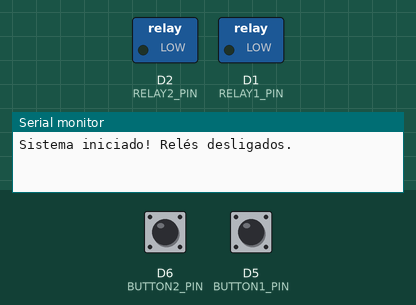
The sketch below on a simulated ESP8266 (NodeMCU). Parts: switched loads named in the sketch (green lamp = pin HIGH), the last lines printed to the serial monitor. Dashed ring = blinking. The test bench sets the inputs (shaded band); at power-on: D6 (BUTTON2_PIN) HIGH, D5 (BUTTON1_PIN) HIGH.

Above: at 1.2 s.
1.3 s: D6 (BUTTON2_PIN) pulled LOW for 1 s
At 2.6 s:
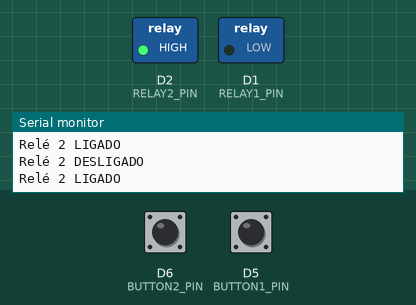
3.8 s: D5 (BUTTON1_PIN) pulled LOW for 3.2 s
At 4.1 s:
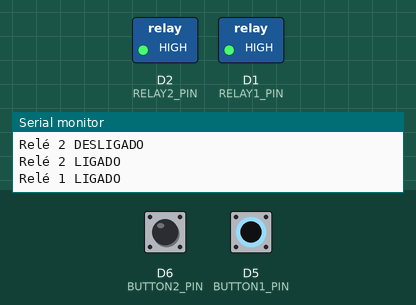
8.5 s: D5 (BUTTON1_PIN) pulled LOW for 0.15 s
At 9.9 s:
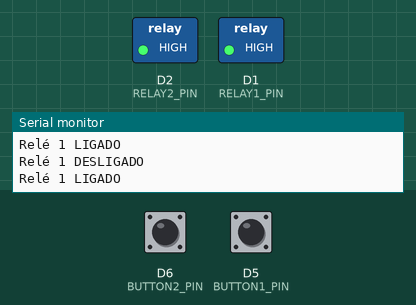
10.2 s: D6 (BUTTON2_PIN) pulled LOW for 0.15 s
At 11.1 s:
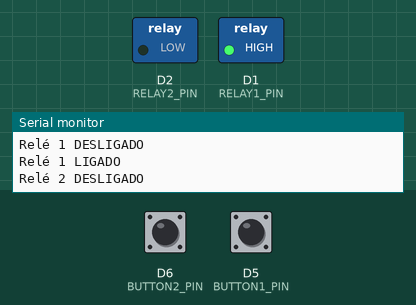
11.9 s: D6 (BUTTON2_PIN) pulled LOW for 3.2 s
At 12.2 s:
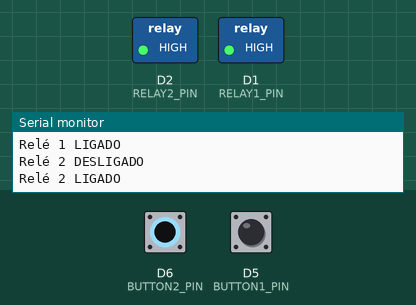
Timing chart, 0 to 16.6 s (numbered marks = the images above; inputs shaded):
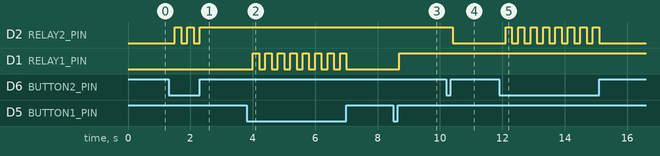

Measured:
- after the input at 1.3 s, D2 (RELAY2_PIN): alternates HIGH for 0.20 s and LOW for 0.20 s, 5 changes in all, then stays HIGH, starting after 0.20 s
- after the input at 3.8 s, D1 (RELAY1_PIN): alternates HIGH for 0.20 s and LOW for 0.20 s, 16 changes in all, then stays LOW, starting after 0.20 s
- after the input at 8.5 s, D1 (RELAY1_PIN): LOW → HIGH after 0.20 s
- after the input at 10.2 s, D2 (RELAY2_PIN): HIGH → LOW after 0.20 s
- after the input at 11.9 s, D2 (RELAY2_PIN): alternates HIGH for 0.20 s and LOW for 0.20 s, 16 changes in all, then stays LOW, starting after 0.20 s

The sketch:

codigo_esp8266_por_botoes.ino
```cpp
// Definição dos pinos no ESP8266 para os relés e botões
#define RELAY1_PIN D1 // Relé 1 conectado ao pino D1 do ESP8266
#define RELAY2_PIN D2 // Relé 2 conectado ao pino D2 do ESP8266
#define BUTTON1_PIN D5 // Botão 1 conectado ao pino D5 do ESP8266
#define BUTTON2_PIN D6 // Botão 2 conectado ao pino D6 do ESP8266

// Variáveis para armazenar o estado atual dos relés
bool relay1State = false; // Relé 1 começa desligado
bool relay2State = false; // Relé 2 começa desligado

void setup() {
  // Configuração dos pinos dos relés como saída (OUTPUT)
  // OUTPUT indica que enviaremos sinal para esses pinos para controlar os relés
  pinMode(RELAY1_PIN, OUTPUT);
  pinMode(RELAY2_PIN, OUTPUT);

  // Configuração dos pinos dos botões como entrada (INPUT)
  // INPUT_PULLUP ativa um resistor interno que mantém o estado inicial do pino como HIGH
  pinMode(BUTTON1_PIN, INPUT_PULLUP); // Botão 1 configurado como entrada com pull-up interno
  pinMode(BUTTON2_PIN, INPUT_PULLUP); // Botão 2 configurado como entrada com pull-up interno

  // Garantimos que os relés começam desligados
  digitalWrite(RELAY1_PIN, LOW); // Relé 1 inicializado em OFF (desligado)
  digitalWrite(RELAY2_PIN, LOW); // Relé 2 inicializado em OFF (desligado)

  // Inicializamos o monitor serial para depuração e acompanhamento
  Serial.begin(115200); // Comunicação serial a 115200 bps
  Serial.println("Sistema iniciado! Relés desligados.");
}

void loop() {
  // Verifica o estado do Botão 1 (ligado ao Relé 1)
  // O pino BUTTON1_PIN será LOW quando o botão for pressionado
  if (digitalRead(BUTTON1_PIN) == LOW) {
    delay(200); // Adicionamos um pequeno atraso (200ms) para evitar múltiplas leituras do botão (debounce)

    // Alterna o estado do Relé 1: se estava desligado, liga; se estava ligado, desliga
    relay1State = !relay1State; // Inverte o estado atual do Relé 1 (toggle)

    // Atualiza o estado físico do Relé 1
    // HIGH = Liga o relé; LOW = Desliga o relé
    digitalWrite(RELAY1_PIN, relay1State ? HIGH : LOW);

    // Exibe no monitor serial o novo estado do Relé 1
    Serial.println(relay1State ? "Relé 1 LIGADO" : "Relé 1 DESLIGADO");
  }

  // Verifica o estado do Botão 2 (ligado ao Relé 2)
  // O pino BUTTON2_PIN será LOW quando o botão for pressionado
  if (digitalRead(BUTTON2_PIN) == LOW) {
    delay(200); // Adicionamos um pequeno atraso (200ms) para evitar múltiplas leituras do botão (debounce)

    // Alterna o estado do Relé 2: se estava desligado, liga; se estava ligado, desliga
    relay2State = !relay2State; // Inverte o estado atual do Relé 2 (toggle)

    // Atualiza o estado físico do Relé 2
    // HIGH = Liga o relé; LOW = Desliga o relé
    digitalWrite(RELAY2_PIN, relay2State ? HIGH : LOW);

    // Exibe no monitor serial o novo estado do Relé 2
    Serial.println(relay2State ? "Relé 2 LIGADO" : "Relé 2 DESLIGADO");
  }
}
```
